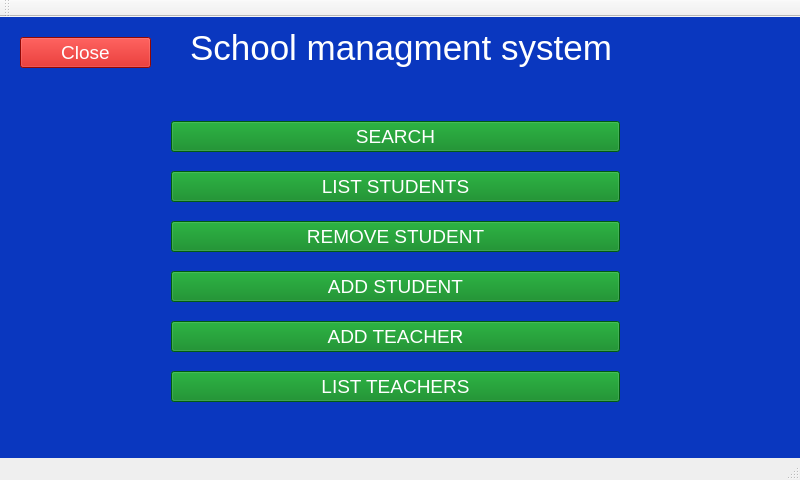
<?xml version="1.0" encoding="UTF-8"?>
<ui version="4.0">
 <class>MainWindow</class>
 <widget class="QMainWindow" name="MainWindow">
  <property name="geometry">
   <rect>
    <x>0</x>
    <y>0</y>
    <width>800</width>
    <height>480</height>
   </rect>
  </property>
  <property name="windowTitle">
   <string>MainWindow</string>
  </property>
  <widget class="QWidget" name="centralWidget">
   <property name="styleSheet">
    <string notr="true"/>
   </property>
   <widget class="QStackedWidget" name="stackedWidget">
    <property name="geometry">
     <rect>
      <x>0</x>
      <y>0</y>
      <width>800</width>
      <height>480</height>
     </rect>
    </property>
    <property name="styleSheet">
     <string notr="true"/>
    </property>
    <widget class="QWidget" name="page">
     <property name="styleSheet">
      <string notr="true">background-color: rgb(10, 55, 191);</string>
     </property>
     <widget class="QPushButton" name="closeButton">
      <property name="geometry">
       <rect>
        <x>20</x>
        <y>20</y>
        <width>131</width>
        <height>31</height>
       </rect>
      </property>
      <property name="font">
       <font>
        <family>Arial</family>
        <pointsize>14</pointsize>
       </font>
      </property>
      <property name="styleSheet">
       <string notr="true">color:white;
background-color: rgb(204, 10, 4);</string>
      </property>
      <property name="text">
       <string>Close</string>
      </property>
     </widget>
     <widget class="QLabel" name="nadpis">
      <property name="geometry">
       <rect>
        <x>190</x>
        <y>10</y>
        <width>481</width>
        <height>41</height>
       </rect>
      </property>
      <property name="font">
       <font>
        <family>Arial</family>
        <pointsize>26</pointsize>
       </font>
      </property>
      <property name="styleSheet">
       <string notr="true">color:rgb(255, 255, 255)
</string>
      </property>
      <property name="text">
       <string>School managment system </string>
      </property>
     </widget>
     <widget class="QWidget" name="layoutWidget">
      <property name="geometry">
       <rect>
        <x>160</x>
        <y>80</y>
        <width>471</width>
        <height>331</height>
       </rect>
      </property>
      <layout class="QVBoxLayout" name="verticalLayout">
       <item>
        <widget class="QPushButton" name="searchStudentButton">
         <property name="font">
          <font>
           <family>Arial</family>
           <pointsize>14</pointsize>
          </font>
         </property>
         <property name="styleSheet">
          <string notr="true">color: white;
background-color: rgb(0, 129, 23);</string>
         </property>
         <property name="text">
          <string>SEARCH</string>
         </property>
         <property name="checkable">
          <bool>false</bool>
         </property>
        </widget>
       </item>
       <item>
        <widget class="QPushButton" name="listStudentsButton">
         <property name="font">
          <font>
           <family>Arial</family>
           <pointsize>14</pointsize>
          </font>
         </property>
         <property name="styleSheet">
          <string notr="true">color: white;
background-color: rgb(0, 129, 23);</string>
         </property>
         <property name="text">
          <string>LIST STUDENTS</string>
         </property>
         <property name="checkable">
          <bool>false</bool>
         </property>
        </widget>
       </item>
       <item>
        <widget class="QPushButton" name="removeStudentButton">
         <property name="font">
          <font>
           <family>Arial</family>
           <pointsize>14</pointsize>
          </font>
         </property>
         <property name="styleSheet">
          <string notr="true">color: white;
background-color: rgb(0, 129, 23);</string>
         </property>
         <property name="text">
          <string>REMOVE STUDENT</string>
         </property>
         <property name="checkable">
          <bool>false</bool>
         </property>
        </widget>
       </item>
       <item>
        <widget class="QPushButton" name="addStudentButton">
         <property name="font">
          <font>
           <family>Arial</family>
           <pointsize>14</pointsize>
          </font>
         </property>
         <property name="styleSheet">
          <string notr="true">color: white;
background-color: rgb(0, 129, 23);</string>
         </property>
         <property name="text">
          <string>ADD STUDENT</string>
         </property>
         <property name="checkable">
          <bool>false</bool>
         </property>
        </widget>
       </item>
       <item>
        <widget class="QPushButton" name="addTeacherButton">
         <property name="font">
          <font>
           <family>Arial</family>
           <pointsize>14</pointsize>
          </font>
         </property>
         <property name="styleSheet">
          <string notr="true">color: white;
background-color: rgb(0, 129, 23);</string>
         </property>
         <property name="text">
          <string>ADD TEACHER</string>
         </property>
         <property name="checkable">
          <bool>false</bool>
         </property>
        </widget>
       </item>
       <item>
        <widget class="QPushButton" name="listTeachersButton">
         <property name="font">
          <font>
           <family>Arial</family>
           <pointsize>14</pointsize>
          </font>
         </property>
         <property name="styleSheet">
          <string notr="true">color: white;
background-color: rgb(0, 129, 23);</string>
         </property>
         <property name="text">
          <string>LIST TEACHERS</string>
         </property>
         <property name="checkable">
          <bool>false</bool>
         </property>
        </widget>
       </item>
      </layout>
     </widget>
    </widget>
   </widget>
  </widget>
  <widget class="QToolBar" name="mainToolBar">
   <attribute name="toolBarArea">
    <enum>TopToolBarArea</enum>
   </attribute>
   <attribute name="toolBarBreak">
    <bool>false</bool>
   </attribute>
  </widget>
  <widget class="QStatusBar" name="statusBar"/>
 </widget>
 <layoutdefault spacing="6" margin="11"/>
 <resources/>
 <connections/>
</ui>
